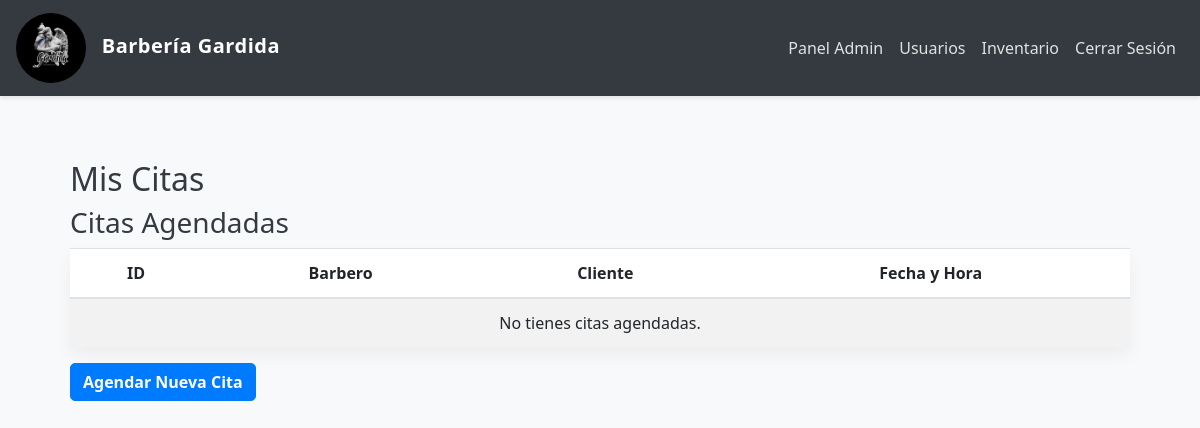
Page /mis_citas (signed in) on the earlier database version.
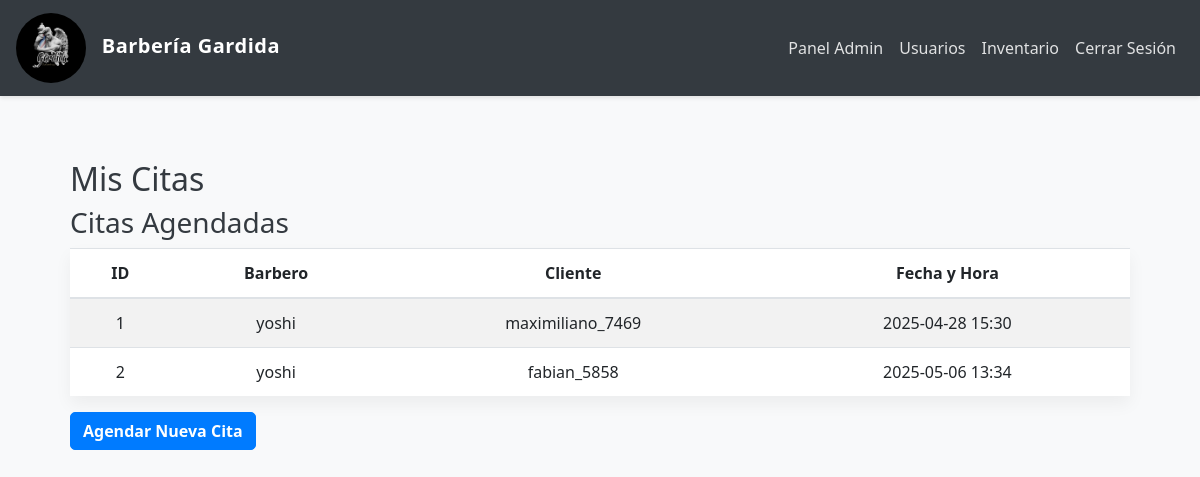
Same page on the later database version.
### app/models.py (models this page shows, shortened)
class Cita(db.Model):
    __tablename__ = 'citas'
    id = db.Column(db.Integer, primary_key=True)
    barbero_id = db.Column(db.Integer, db.ForeignKey('barbero.id'), nullable=False)
    cliente_id = db.Column(db.Integer, db.ForeignKey('user.id'), nullable=True)  # Permite NULL para cliente general
    servicio_id = db.Column(db.Integer, db.ForeignKey('servicio.id'), nullable=False)
    admin_id = db.Column(db.Integer, db.ForeignKey('user.id'), nullable=True)  # Cambiado a user.id en lugar de admin.id
    fecha_hora = db.Column(db.DateTime, nullable=False)
    estado = db.Column(db.String(50), default='pendiente')
    notas = db.Column(db.Text)
    fecha_creacion = db.Column(db.DateTime, default=datetime.utcnow)
    barbero = db.relationship('Barbero', back_populates='citas')
    cliente = db.relationship('User', foreign_keys=[cliente_id], back_populates='citas_como_cliente')
    servicio = db.relationship('Servicio', back_populates='citas')
    administrador = db.relationship('User', foreign_keys=[admin_id])  # Relación con User en lugar de Admin

class User(UserMixin, db.Model):
    __tablename__ = 'user'
    id = db.Column(db.Integer, primary_key=True)
    username = db.Column(db.String(150), unique=True, nullable=False)
    email = db.Column(db.String(150), unique=True, nullable=False)
    nombre = db.Column(db.String(64))
    apellido = db.Column(db.String(64))
    password = db.Column(db.String(150), nullable=False)
    role = db.Column(db.String(50), nullable=False, default='cliente')
    fecha_registro = db.Column(db.DateTime, default=datetime.utcnow)
    activo = db.Column(db.Boolean, default=True)
    is_guest = db.Column(db.Boolean, default=False)
    phone = db.Column(db.String(20))
    citas_como_cliente = db.relationship('Cita',
                                      foreign_keys='Cita.cliente_id',
                                      back_populates='cliente',
                                      lazy='dynamic')
    citas_como_administrador = db.relationship('Cita',
                                            foreign_keys='Cita.admin_id',
                                            back_populates='administrador',
                                            lazy='dynamic')
    admin_profile = db.relationship('Admin',
                                 back_populates='user',
                                 uselist=False,
                                 cascade='all, delete-orphan')
    barbero_profile = db.relationship('Barbero',
                                   back_populates='user',
                                   uselist=False,
                                   cascade='all, delete-orphan')
    @property
    def is_admin(self):
        return self.role == 'admin'
    @property
    def is_barbero(self):
        return self.role == 'barbero'
    @property
    def is_cliente(self):
        return self.role == 'cliente'

### app/routes.py (the view)
@main_routes.route('/mis_citas', methods=['GET'])
@login_required
@barbero_required
def mis_citas_barbero():
    citas = Cita.query.filter_by(barbero_id=current_user.id).order_by(Cita.fecha_hora).all()
    return render_template('barbero/citas.html', citas=citas, User=User)

### app/__init__.py (called while the page is built)
def create_app():
    app = Flask(__name__)
    app.config.from_object(Config)  # Usa la configuración desde Config
    db.init_app(app)
    migrate.init_app(app, db)
    login_manager.init_app(app)
    Config.print_database_info()
    from app.routes import main_routes  # Importa blueprint de routes
    from app.auth import auth_routes  # Si tienes rutas de autenticación, importa el blueprint de auth
    app.register_blueprint(main_routes)  # Registra el blueprint de rutas
    app.register_blueprint(auth_routes)  # Registra el blueprint de autenticación
    @login_manager.user_loader
    def load_user(user_id):
        from app.models import User  # Evitar circularidad importando dentro de la función
        return User.query.get(int(user_id))
    return app

### app/routes.py (called while the page is built)
def role_required(*roles):
    def decorator(f):
        @wraps(f)
        def decorated_function(*args, **kwargs):
            if not current_user.is_authenticated or current_user.role not in roles:
                abort(403)
            return f(*args, **kwargs)
        return decorated_function
    return decorator

### app/templates/barbero/citas.html
{% extends "shared/base.html" %}
{% block content %}
<div class="container">
    <h2>Mis Citas</h2>
    <div class="row">
        <div class="col-md-12">
            <h3>Citas Agendadas</h3>
            <table class="table table-striped">
                <thead>
                    <tr>
                        <th>ID</th>
                        <th>Barbero</th>
                        <th>Cliente</th>
                        <th>Fecha y Hora</th>
                    </tr>
                </thead>
                <tbody>
                    {% for cita in citas %}
                    <tr>
                        <td>{{ cita.id }}</td>
                        <td>{{ User.query.get(cita.barbero_id).username }}</td>
                        <td>{{ User.query.get(cita.cliente_id).username }}</td>
                        <td>{{ cita.fecha_hora.strftime('%Y-%m-%d %H:%M') }}</td>
                    </tr>
                    {% else %}
                    <tr>
                        <td colspan="4" class="text-center">No tienes citas agendadas.</td>
                    </tr>
                    {% endfor %}
                </tbody>
            </table>
        </div>
    </div>
    <a href="{{ url_for('main_routes.agendar_cita') }}" class="btn btn-primary">Agendar Nueva Cita</a>
</div>
{% endblock %}

Differences in the rows shown:
added Cita: id "1", fecha_hora "2025-04-28 15:30"
now on this page (row edited): User: query.get "yoshi"
now on this page (row edited): User: query.get "maximiliano_7469"
added Cita: id "2", fecha_hora "2025-05-06 13:34"
added User: query.get "fabian_5858"
Other differences:
text no longer shown: "No tienes citas agendadas."
